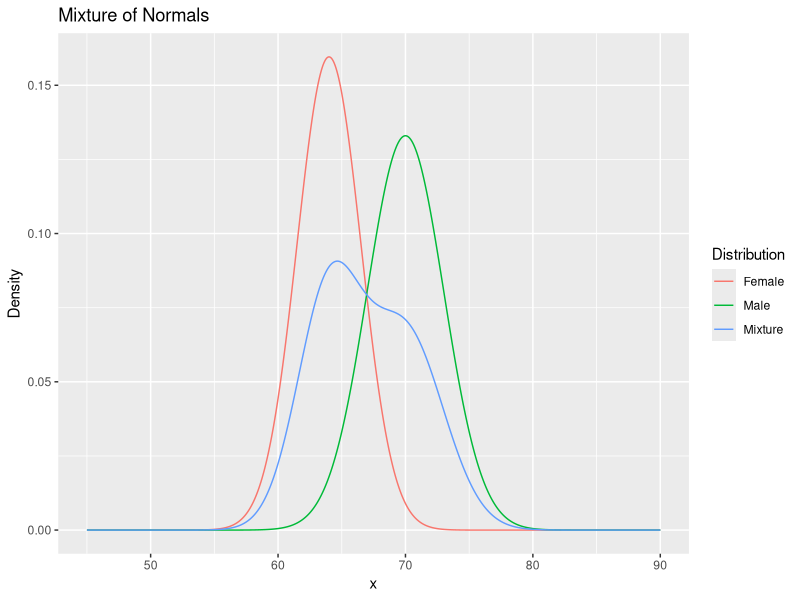
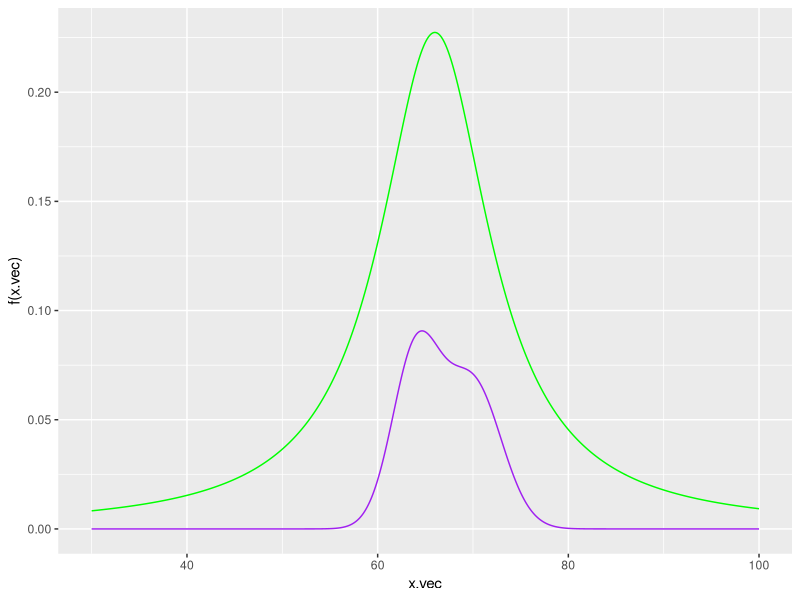
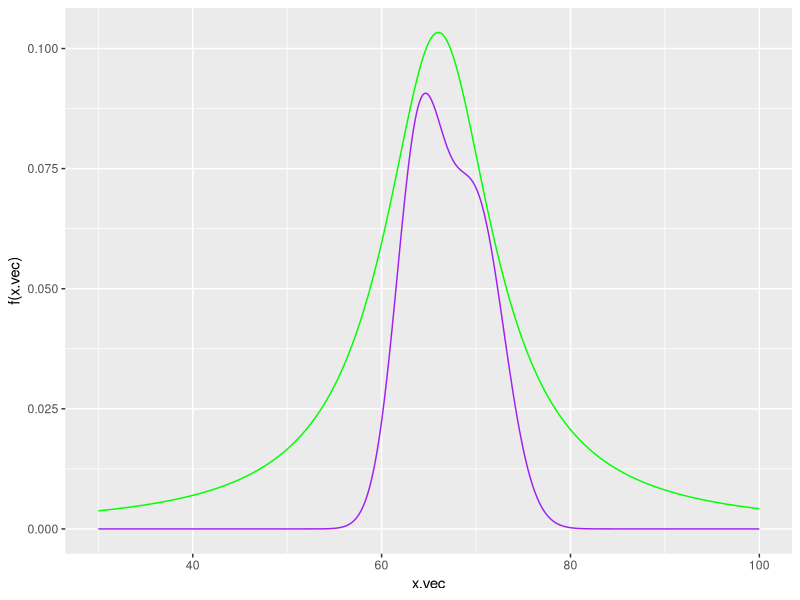
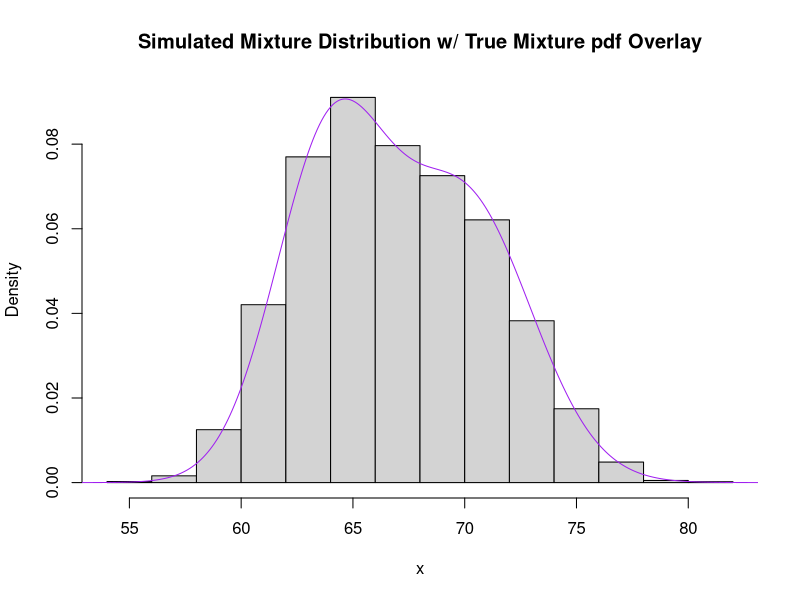
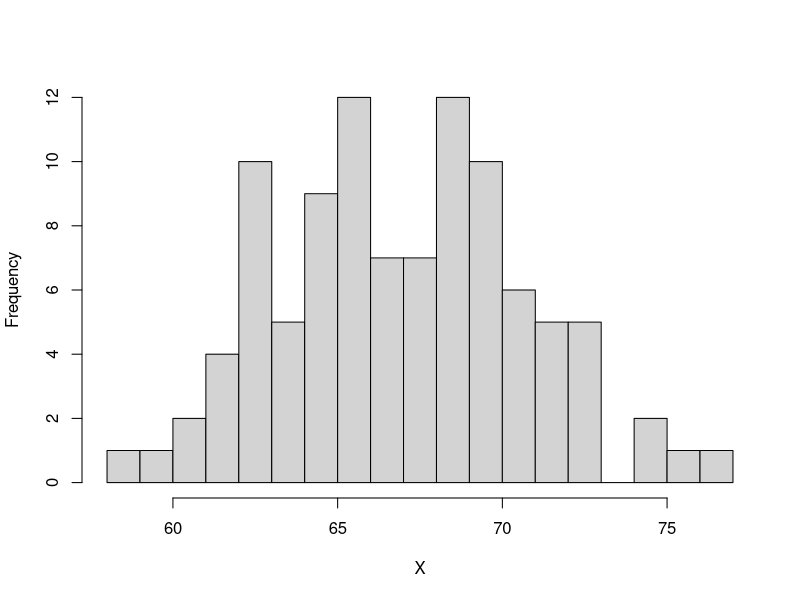
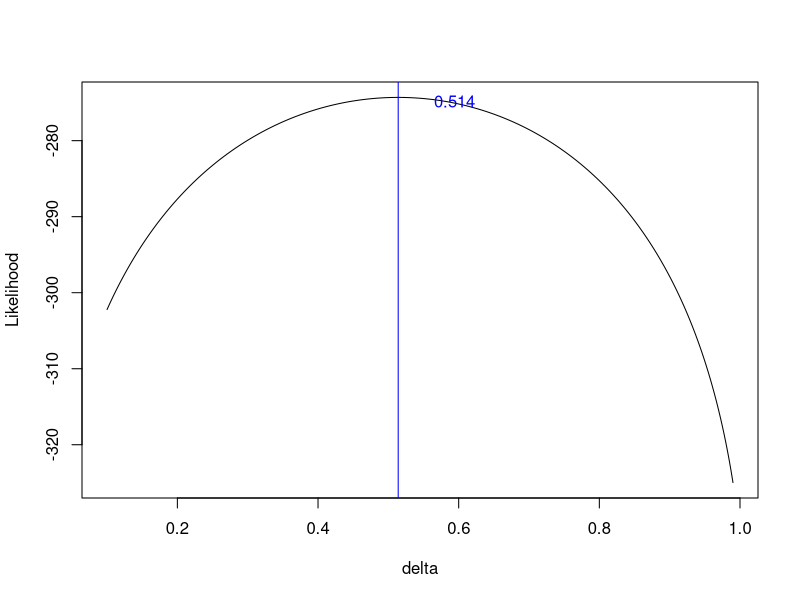
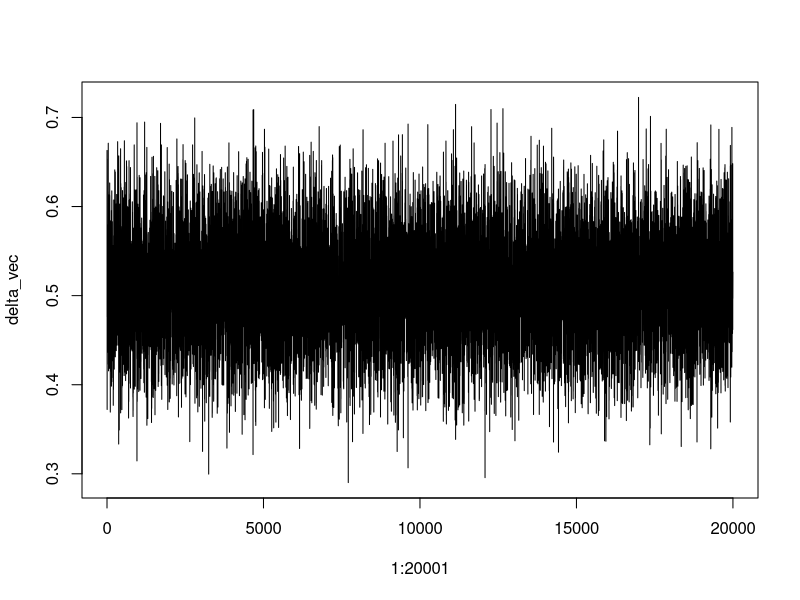
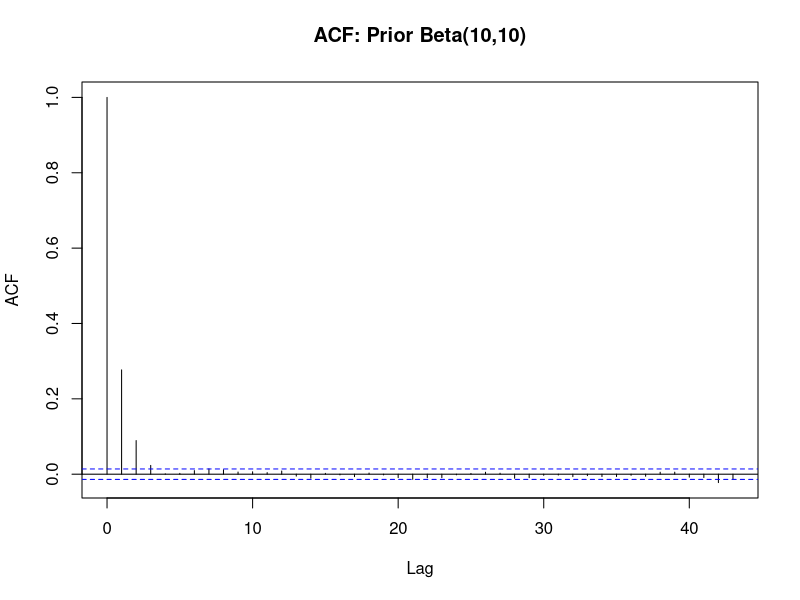

R code for these plots, in order:
## ---- chunk 1
x <- seq(45,90,by=.05)
n.x <- length(x)
f_1 <- dnorm(x,mean=70,sd=3)
f_2 <- dnorm(x,mean=64,sd=2.5)
f <- function(x) {
  return(.5*dnorm(x,mean=70,sd=3) + .5*dnorm(x,mean=64,sd=2.5))
  }

plot_df <-  data.frame(x=c(x,x,x),
                       Density=c(f_1,f_2,f(x)),
                       Distribution=c(rep("Male",n.x),rep("Female",n.x),rep("Mixture",n.x))
                       )

library(ggplot2)
ggplot(data = plot_df) +
   geom_line(mapping = aes(x = x, y = Density,color=Distribution))+
   labs(title = "Mixture of Normals")  
## ---- chunk 2
g <- function(x) {
  s=7
  l=66
  return(1/(pi*s*(1+((x-l)/s)^2)))
  }
## ---- chunk 3
# Choose alpha
alpha <- .20

# Define envelope e(x)
e <- function(x) {
  return(g(x)/alpha)
  }

# Plot
x.vec <- seq(30,100,by=.1)
ggplot() +
   geom_line(mapping = aes(x = x.vec, y = f(x.vec)),col="purple")+
   geom_line(mapping = aes(x = x.vec, y = e(x.vec)),col="green")

# Is g(x)>f(x)? 
all(e(x.vec)>f(x.vec))
## ---- chunk 4
# Choose alpha
alpha <- .44

# Define envelope e(x)
e <- function(x) {
  return(g(x)/alpha)
  }

# Plot
x.vec <- seq(30,100,by=.1)
ggplot() +
   geom_line(mapping = aes(x = x.vec, y = f(x.vec)),col="purple")+
   geom_line(mapping = aes(x = x.vec, y = e(x.vec)),col="green")

# Is g(x)>f(x)? 
all(e(x.vec)>f(x.vec))
## ---- chunk 5
cauchy.sim <- function(a, scale, location) {
  z <- runif(a)
  return(ifelse((z<0|z>1), 0, scale * tan(pi * (z-1/2)) + location))
}

r.norm.mix <- function(n.samps) {
  n <- 0 # counter for number samples accepted
  m <- 0 # counter for number of trials 
  samps   <- numeric(n.samps) # initialize the vector of output
  while (n < n.samps) {
    m <- m + 1
    u <- runif(1)
    y <- cauchy.sim(1, scale = 7, location = 66)
    if (u < f(y)/e(y)) {
      n <- n + 1
      samps[n] <- y
    }
  }
return(list(x=samps,alpha.hat=n.samps/m))
}
lapply(r.norm.mix(n.samps=10000), head, n=20)
alpha
## ---- chunk 6
x.vec <- seq(30,100,by=.1)
hist(x = r.norm.mix(n.samps=10000)$x, prob= TRUE, xlab = "x", 
     main = "Simulated Mixture Distribution w/ True Mixture pdf Overlay")
lines(x = x.vec, y = f(x.vec),col="purple")
   
## ---- chunk 7
# Simulate data
set.seed(1983)
x <- r.norm.mix(n.samps=100)$x
head(x)
hist(x,breaks=20,xlab="X",main="")

# Or read data 
#x <- read.csv("mixture_data.csv")$x
#head(x)
#hist(x,breaks=20,xlab="X",main="")
## ---- chunk 8
mix.like <- function(x, delta) {
  return(sum(log(delta * dnorm(x,mean=70,sd=3) + (1-delta) * dnorm(x,mean=64,sd=2.5))))
}

mix.like(x, 0.2)
mix.like(x, 0.4)
mix.like(x, 0.6)
## ---- chunk 9
delta <- seq(.1,.99,by=.001)
MLE.values <- sapply(delta,mix.like,x=x)
delta.MLE <- delta[which.max(MLE.values)]
plot(delta,MLE.values,ylab="Likelihood",type="l")
abline(v=delta.MLE,col="blue")
text(x=delta.MLE+.08,y=mix.like(delta=.45,x=x),paste(delta.MLE),col="blue")
## ---- chunk 10
delta_1 <- rbeta(1, 10, 10)
n.samps <- 20000
delta_vec <- rep(NA, (n.samps + 1))
delta_vec[1] <- delta_1

for (t in 1:n.samps) {
  delta_star <- rbeta(1, 10, 10)
  delta_t <- delta_vec[t]
  
  MH_ratio <- prod(delta_star * dnorm(x,mean=70,sd=3) + (1-delta_star) 
                   * dnorm(x,mean=64,sd=2.5))/prod(delta_t 
                                                   * dnorm(x,mean=70,sd=3) + (1-delta_t)
                                                   * dnorm(x,mean=64,sd=2.5))
  
  prob_vec <- c(min(MH_ratio, 1), 1-min(MH_ratio, 1))
delta_vec[t+1] <- sample(c(delta_star, delta_t), 1, prob = prob_vec)
}
delta_vec[1:20]
## ---- chunk 11
plot(x=1:20001, y=delta_vec, type="l")
## ---- chunk 12
acf(delta_vec ,main="ACF: Prior Beta(10,10)")
## ---- chunk 13
burnin <- round(0.2 * length(delta_vec))
bayes.est <- sum(delta_vec[(burnin+1):length(delta_vec)])/(length(delta_vec) - burnin)
bayes.est
## ---- chunk 14
hist(delta_vec[(burnin+1):length(delta_vec)],
     main="Histogram of Simulated Posterior w/ Burn-in and Prior Beta(10, 10)",
     xlab="Simulated Value")
## ---- chunk 15
new.delta_1 <- rbeta(1, 15, 2)
new.n.samps <- 20000
new.delta_vec <- rep(NA, (new.n.samps + 1))
new.delta_vec[1] <- new.delta_1

for (t in 1:new.n.samps) {
  new.delta_star <- rbeta(1, 15, 2)
  new.delta_t <- new.delta_vec[t]
  
  new.MH_ratio <- prod(new.delta_star * dnorm(x,mean=70,sd=3) + (1-new.delta_star) 
                       * dnorm(x,mean=64,sd=2.5))/prod(new.delta_t * dnorm(x,mean=70,sd=3) 
                                                       + (1-new.delta_t) * dnorm(x,mean=64,sd=2.5))
  
  new.prob_vec <- c(min(new.MH_ratio, 1), 1-min(new.MH_ratio, 1))
new.delta_vec[t+1] <- sample(c(new.delta_star, new.delta_t), 1, prob = new.prob_vec)
}
new.delta_vec[1:20]
## ---- chunk 16
plot(x=1:20001, y=new.delta_vec, type="l")
## ---- chunk 17
acf(new.delta_vec ,main="ACF: Prior Beta(15,2)")
## ---- chunk 18
new.burnin <- round(0.2 * length(new.delta_vec))
new.bayes.est <- sum(new.delta_vec[(new.burnin+1):length(new.delta_vec)])/
  (length(new.delta_vec) - new.burnin)
new.bayes.est
## ---- chunk 19
hist(new.delta_vec[(new.burnin+1):length(new.delta_vec)], 
     main="Histogram of Simulated Posterior w/ Burn-in and Prior Beta(15, 2)", 
     xlab="Simulated Value")
